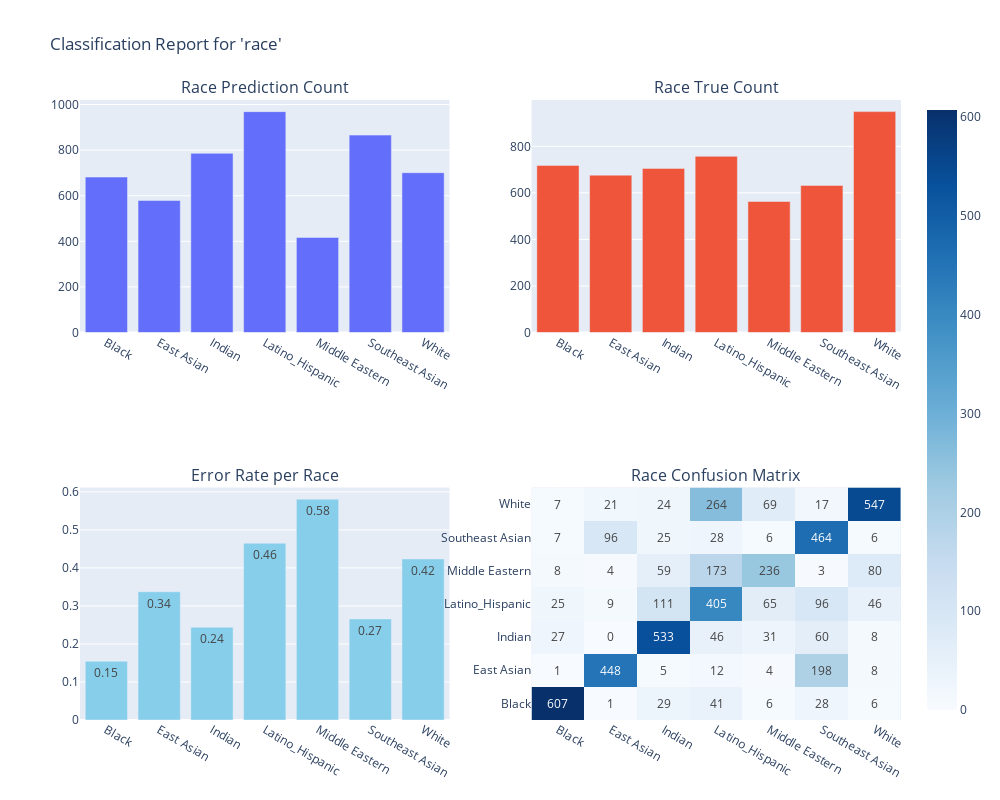

This figure's notebook cell:
### Code cell
df_r_photo_of = import_data('./scv_1/r_photo_of.csv')
run_stats(df_r_photo_of, 'race')

### Figure 1 — Plotly figure (JSON) as saved in the notebook; plotly's stock layout.template omitted (floating-point values rounded to 4 significant figures)
{"data": [{"name": "Predicted", "type": "bar", "x": ["Black", "East Asian", "Indian", "Latino_Hispanic", "Middle Eastern", "Southeast Asian", "White"], "xaxis": "x", "y": [682, 579, 786, 969, 417, 866, 701], "yaxis": "y"}, {"name": "True", "type": "bar", "x": ["Black", "East Asian", "Indian", "Latino_Hispanic", "Middle Eastern", "Southeast Asian", "White"], "xaxis": "x2", "y": [718, 676, 705, 757, 563, 632, 949], "yaxis": "y2"}, {"marker": {"color": "skyblue"}, "name": "Error Rate", "text": [0.15, 0.34, 0.24, 0.46, 0.58, 0.27, 0.42], "textposition": "auto", "type": "bar", "x": ["Black", "East Asian", "Indian", "Latino_Hispanic", "Middle Eastern", "Southeast Asian", "White"], "xaxis": "x3", "y": [0.1546, 0.3373, 0.244, 0.465, 0.5808, 0.2658, 0.4236], "yaxis": "y3"}, {"colorscale": [[0, "rgb(247,251,255)"], [0.125, "rgb(222,235,247)"], [0.25, "rgb(198,219,239)"], [0.375, "rgb(158,202,225)"], [0.5, "rgb(107,174,214)"], [0.625, "rgb(66,146,198)"], [0.75, "rgb(33,113,181)"], [0.875, "rgb(8,81,156)"], [1, "rgb(8,48,107)"]], "hoverinfo": "z", "text": [["607", "1", "29", "41", "6", "28", "6"], ["1", "448", "5", "12", "4", "198", "8"], ["27", "0", "533", "46", "31", "60", "8"], ["25", "9", "111", "405", "65", "96", "46"], ["8", "4", "59", "173", "236", "3", "80"], ["7", "96", "25", "28", "6", "464", "6"], ["7", "21", "24", "264", "69", "17", "547"]], "texttemplate": "%{text}", "type": "heatmap", "x": ["Black", "East Asian", "Indian", "Latino_Hispanic", "Middle Eastern", "Southeast Asian", "White"], "xaxis": "x4", "y": ["Black", "East Asian", "Indian", "Latino_Hispanic", "Middle Eastern", "Southeast Asian", "White"], "yaxis": "y4", "z": [[607, 1, 29, 41, 6, 28, 6], [1, 448, 5, 12, 4, 198, 8], [27, 0, 533, 46, 31, 60, 8], [25, 9, 111, 405, 65, 96, 46], [8, 4, 59, 173, 236, 3, 80], [7, 96, 25, 28, 6, 464, 6], [7, 21, 24, 264, 69, 17, 547]]}], "layout": {"annotations": [{"font": {"size": 16}, "showarrow": false, "text": "Race Prediction Count", "x": 0.225, "xanchor": "center", "xref": "paper", "y": 1, "yanchor": "bottom", "yref": "paper"}, {"font": {"size": 16}, "showarrow": false, "text": "Race True Count", "x": 0.775, "xanchor": "center", "xref": "paper", "y": 1, "yanchor": "bottom", "yref": "paper"}, {"font": {"size": 16}, "showarrow": false, "text": "Error Rate per Race", "x": 0.225, "xanchor": "center", "xref": "paper", "y": 0.375, "yanchor": "bottom", "yref": "paper"}, {"font": {"size": 16}, "showarrow": false, "text": "Race Confusion Matrix", "x": 0.775, "xanchor": "center", "xref": "paper", "y": 0.375, "yanchor": "bottom", "yref": "paper"}], "height": 800, "showlegend": false, "title": {"text": "Classification Report for 'race'"}, "width": 1000, "xaxis": {"anchor": "y", "domain": [0, 0.45]}, "xaxis2": {"anchor": "y2", "domain": [0.55, 1]}, "xaxis3": {"anchor": "y3", "domain": [0, 0.45]}, "xaxis4": {"anchor": "y4", "domain": [0.55, 1]}, "yaxis": {"anchor": "x", "domain": [0.625, 1]}, "yaxis2": {"anchor": "x2", "domain": [0.625, 1]}, "yaxis3": {"anchor": "x3", "domain": [0, 0.375]}, "yaxis4": {"anchor": "x4", "domain": [0, 0.375]}}}
